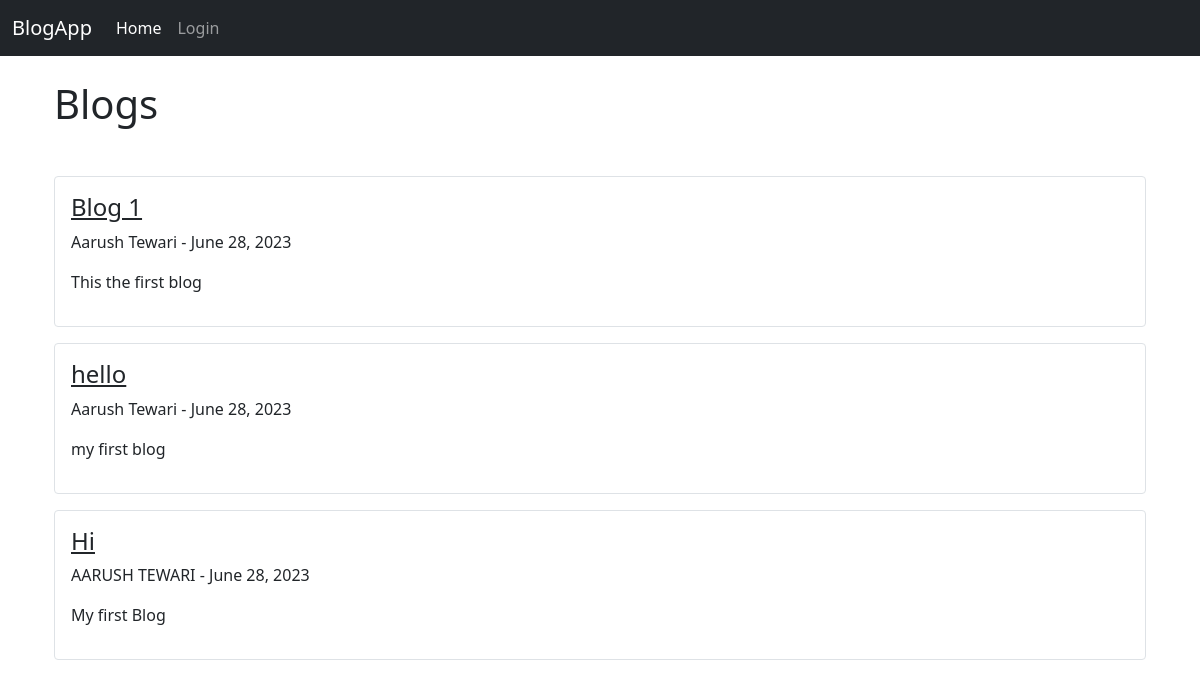
The page / on the database its author committed.
### blog/models.py (models this page shows, shortened)
class Post(models.Model):
    title = models.CharField(max_length=100)
    author = models.ForeignKey(User, on_delete=models.CASCADE, max_length=100)
    body = models.TextField()
    creation_date = models.DateField(auto_now_add=True)

### blog/views.py (the view)
# urls.py: path('', HomeView.as_view(), name='home'),
class HomeView(ListView):
    model = Post
    template_name = 'home.html'
    ordering = ['-creation_date']

### templates/home.html (shortened to what this page needs)
{% extends 'base.html' %}
{% block content %}
  <div class="container">
    <h1 class="mb-5"> Blogs </h1>
    {% for blog in object_list %}
    <a href="{% url 'blog-detail' blog.pk %}" class="text-decoration-none">
      <div class="blog-container border p-3 mb-3">
        <h4 class="text-dark font-weight-bold text-decoration-underline">{{blog.title}}</h4>
        <p class="text-dark">{{blog.author.first_name}} {{blog.author.last_name}} - {{blog.creation_date}}</p>
        <p class="text-dark">{{blog.body|slice:":20"}}</p>
      </div>
    </a>
    {% endfor %}
  </div>
{% endblock %}

### templates/base.html (shortened to what this page needs)
<!doctype html>
<html lang="en">
  <head>
    <link href="https://cdn.jsdelivr.net/npm/bootstrap@5.3.0/dist/css/bootstrap.min.css" rel="stylesheet">
    <link rel="stylesheet" href="https://cdnjs.cloudflare.com/ajax/libs/font-awesome/4.7.0/css/font-awesome.min.css">
  </head>
  <body>
    <nav class="navbar navbar-expand-lg navbar-dark bg-dark">
        <div class="container-fluid">
          <a class="navbar-brand" href="{% url 'home' %}">BlogApp</a>
          <div class="collapse navbar-collapse" id="navbarSupportedContent">
            <ul class="navbar-nav me-auto mb-2 mb-lg-0">
              {% if user.is_authenticated %}
              <li class="nav-item">
                <a class="nav-link active" aria-current="page" href="{% url 'home' %}">Home</a>
              </li>
              <li class="nav-item">
                <a class="nav-link" href="{% url 'add_blog' %}">Add Blog</a>
              </li>
              <li class="nav-item">
                <a class="nav-link active" aria-current="page" href="{% url 'logout' %}">Logout</a>
              </li>
              {% else %}
              <li class="nav-item">
                <a class="nav-link active" aria-current="page" href="{% url 'home' %}">Home</a>
              </li>
              <li class="nav-item">
                <a class="nav-link" href="{% url 'login' %}">Login</a>
              </li>
              {% endif %}
            </ul>
          </div>
        </div>
      </nav>
    <br>
    <div class="container">
        {% block content %}
        {% endblock %}
    </div>
  </body>
</html>

### templates/home.html (style rules this page uses)
.blog-container { border: 1px solid #ccc; border-radius: 4px; }

### rows shown on the page
Post: title "Blog 1", author.first_name "Aarush", author.last_name "Tewari", creation_date "June 28, 2023", body "This the first blog"
Post: title "hello", author.first_name "Aarush", author.last_name "Tewari", creation_date "June 28, 2023", body "my first blog"
Post: title "Hi", author.first_name "AARUSH", author.last_name "TEWARI", creation_date "June 28, 2023", body "My first Blog"
